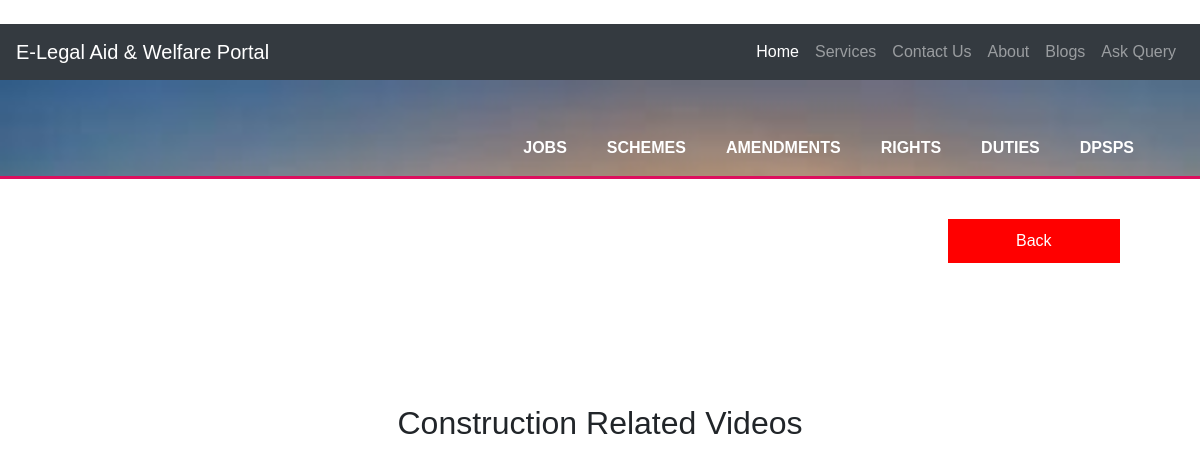
Before: /constructionvideo.php with the older database file.
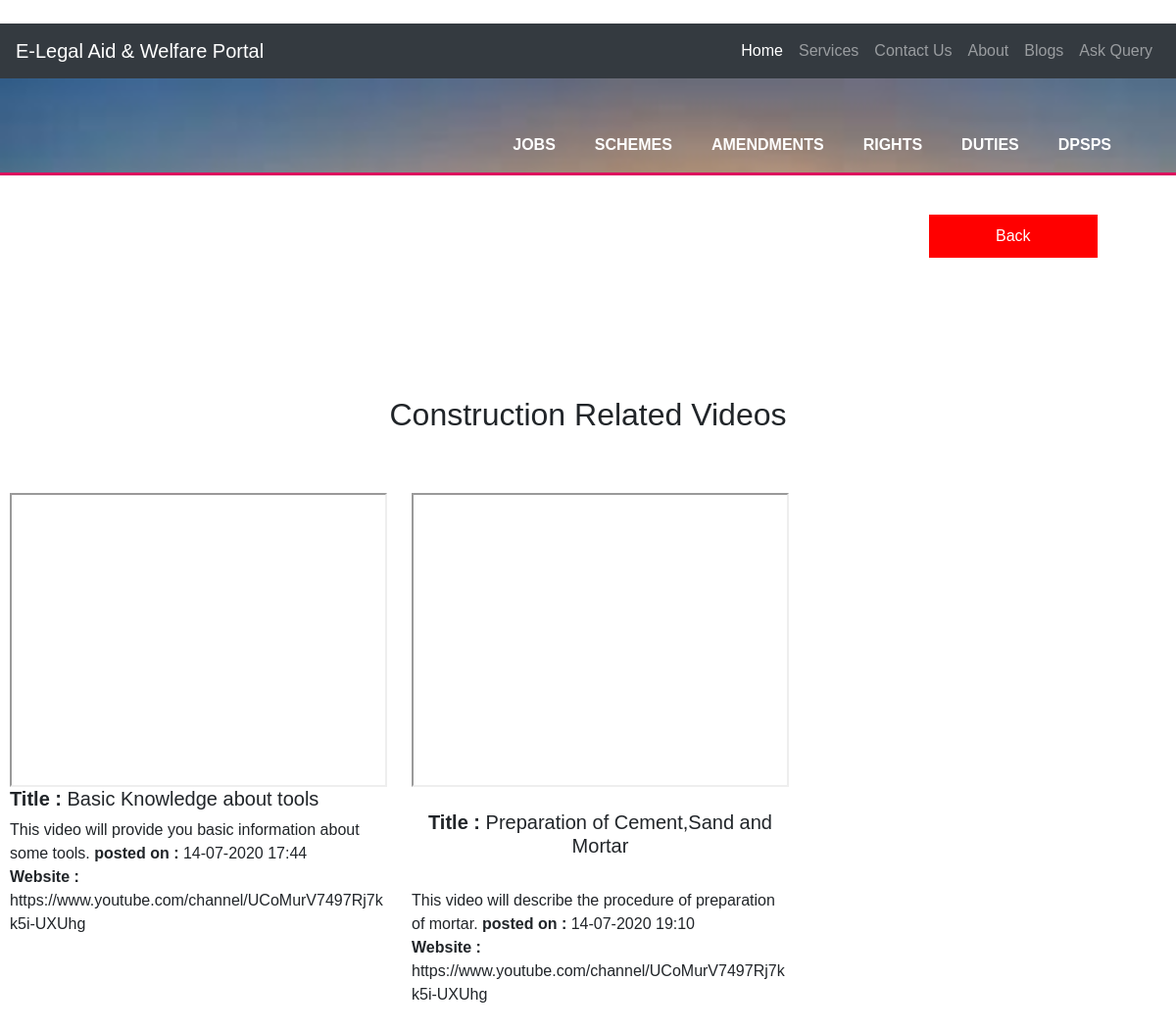
After: the same page with the newer database file.
### tables this page shows
CREATE TABLE `training` (
  `id` int(20) NOT NULL,
  `type` varchar(50) NOT NULL,
  `des` varchar(700) NOT NULL,
  `link` varchar(150) DEFAULT NULL,
  `posttime` varchar(100) DEFAULT NULL,
  `updatetime` varchar(100) DEFAULT NULL,
  `field` varchar(200) DEFAULT NULL,
  `videolink` varchar(200) DEFAULT NULL,
  `title` varchar(255) DEFAULT NULL
);

### constructionvideo.php (the view, shortened to what this page needs)
<?php
 require "connection.php";
            ?>
<!DOCTYPE html>
<head>
  <link rel="stylesheet" href="https://maxcdn.bootstrapcdn.com/bootstrap/4.4.1/css/bootstrap.min.css">
 <link rel="stylesheet" href= "https://cdnjs.cloudflare.com/ajax/libs/font-awesome/4.7.0/css/font-awesome.min.css">
  <link rel="stylesheet" href="https://maxcdn.bootstrapcdn.com/bootstrap/4.4.1/css/bootstrap.min.css">
 <link rel="stylesheet" href= "https://cdnjs.cloudflare.com/ajax/libs/font-awesome/4.7.0/css/font-awesome.min.css">
  <link rel="stylesheet" type="text/css"  href="css/style1.css">
   <link rel="stylesheet" type="text/css"  href="css/styleindex.css">
</head>
<body>
<br>
    <div>
  <nav class="navbar navbar-expand-lg navbar-dark bg-dark">
  <a class="navbar-brand" href="#">E-Legal Aid & Welfare Portal</a>
  <div class="collapse navbar-collapse" id="navbarSupportedContent">
    <ul class="navbar-nav ml-auto">
      <li class="nav-item active">
        <a class="nav-link" href="index.php">Home <span class="sr-only">(current)</span></a>
      </li>
      <li class="nav-item">
        <a class="nav-link" href="index.php#service">Services</a>
      </li>
       <li class="nav-item">
        <a class="nav-link" href="index.php#contact">Contact Us</a>
           <li class="nav-item">
        <a class="nav-link" href="index.php#about">About</a>
      </li>
            <li class="nav-item">
        <a class="nav-link" href="blogging/blogView.php">Blogs</a>
      </li>
            <li class="nav-item">
        <a class="nav-link" href="commentmain.php">Ask Query</a>
      </li>
      </li>
    </ul>
  </div>
</nav></div>
<header style="background:url('img/imagess (1).jpg'); color:#ffffff; background-size:cover;">
      <div class="container" >
        <nav>
          <ul>
        <li class="current"><a href="visitjob.php">Jobs</a></li>
            <li class="current"><a href="govtscheme.php">Schemes</a></li>
            <li class="current"><a href="amendment.php">Amendments</a></li>
                  <li class="current"><a href="fright.php">Rights</a></li>
                          <li class="current"><a href="duties.php">Duties</a></li>
                                 <li class="current"><a href="dpsp.php">DPSPs</a></li>
          </ul>
        </nav>
      </div>
    </header>
  <div align="right" style="padding-left: 10px; padding-right: 10px; margin-right: 30px;"><a href="training.php"><button style="background-color: red;color: white; width:15%;padding: 10px; margin: 40px;">Back</button></a></div>
<section class="my-5">
  <div class="py-5" id="service">
    <h2 class="text-center" style="padding: 5px;">Construction Related Videos</h2>
  </div>
<div class="container-fluid">
  <div class="row text-center equal-height-columns">
<div class="card-deck text-center">
    <?php
    $sql = "SELECT * FROM  training WHERE field='construction' OR field='Construction'";
      $result = $conn->query($sql);
if ($result->num_rows > 0) {
          while($row = $result->fetch_assoc()) {
            ?>
              <div class="col-lg-4 col-md-4 col-12"  style="overflow-wrap: break-word;overflow: hidden;width: auto;height: auto;">
                <div class="row" style="margin-left: 10px;">
   <iframe style="width:400px;height: 300px;"  src="https://www.youtube.com/embed/<?php echo $row['videolink']; ?>" allowfullscreen></iframe>
<br>
      <h5 style="display: inline;overflow-wrap: break-word;overflow: hidden;"><b><?php echo  "Title : "?></b><?php echo $row['title'];?></h5><br>
     <p style="overflow-wrap: break-word;overflow: hidden;display: inline;" align="left">
      <?php echo $row['des'];?>
      <b><?php echo "posted on : "?></b><?php echo $row['posttime'];?><br>
      <?php
      if($row['link']==''){
      }
      else{
        ?>
        <b>
          <?php
      echo "Website : "?></b><?php echo $row['link'];
}
      ?>
    </p>
    </div>
  </div>
<?php
}
}
?>
</div></div></div></div>
</section></body>
</html>

### css/style1.css (style rules this page uses)
* { margin: 0; padding: 0; box-sizing: border-box; overflow-x: hidden; font-family: 'Josefin Sans', sans-serif; }

### css/styleindex.css (style rules this page uses)
.container { width:100%; margin:auto; overflow:hidden; }
ul { margin:0; padding:0; }
header { background:#0f5edd; color:#ffffff; padding-top:30px; min-height:70px; border-bottom:#dd0f5e 3px solid; }
header a { color:#ffffff; text-decoration:none; text-transform: uppercase; font-size:16px; }
header li { float:left; display:inline; padding: 0 20px 0 20px; }
header nav { float:right; margin-top:10px; }
header .highlight, header .current a { color:#ffffff; font-weight:bold; }

### constructionvideo.php (style rules this page uses)
button { text-align: center; background-color: #4CAF50; color: white; padding: 14px 20px; margin: 8px 0; border: none; cursor: pointer; width: 40%; }
.container { padding: 16px; }
* { margin: 0; padding: 0; box-sizing: border-box; overflow-x: hidden; }

Changed rows visible on the page:
added training: title "Basic Knowledge about tools", des "This video will provide you basic information about some tools.", posttime "14-07-2020 17:44", link "https://www.youtube.com/channel/UCoMurV7497Rj7kk5i-UXUhg"
added training: title "Preparation of Cement,Sand and Mortar", des "This video will describe the procedure of preparation of mortar.", posttime "14-07-2020 19:10", link "https://www.youtube.com/channel/UCoMurV7497Rj7kk5i-UXUhg"
